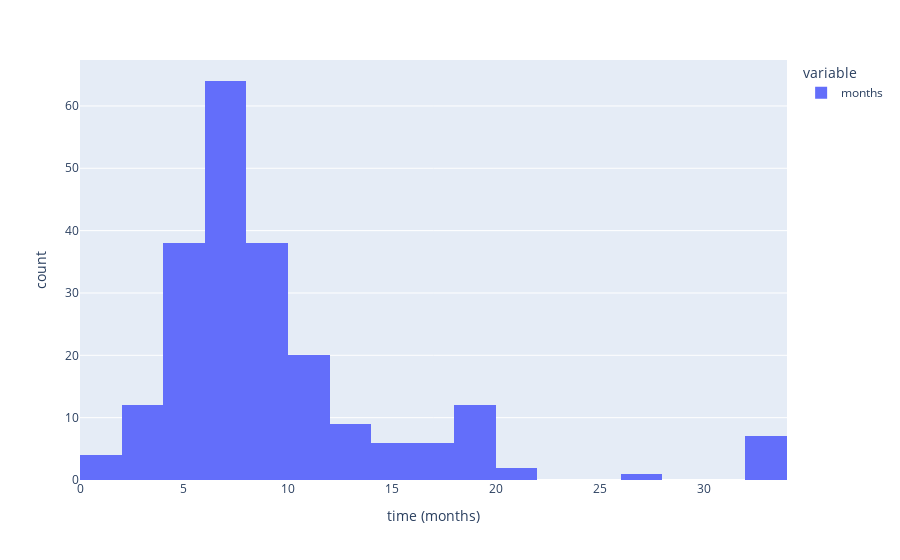

Notebook source saved alongside this figure:
### Markdown cell above
#### Time distribution when some transition happens
- Healthy to WP
- Healthy to DEAD

### Code cell
def find_transition_a_to_b(state, start, end):
    res = []
    i = 0
    while i < len(state)-1:
        if state[i] == start:
            if state[i+1] == end:
                #res.append(i)
                res.append(i+1)
                i += 1
        i += 1
    return res

# distribution of the time when transition 1-2 happens
time_transition_1_to_2 = data.iloc[find_transition_a_to_b(data.state,1,2),:].months
#px.histogram(time_transition_1_to_2,labels={'value':'time (months)'},title = "Transition from Healthy to WP")
px.histogram(time_transition_1_to_2,labels={'value':'time (months)'})
# distribution of the time when transition 1-3 happens
time_transition_1_to_3 = data.iloc[find_transition_a_to_b(data.state,1,3),:].months
#px.histogram(time_transition_1_to_3,labels={'value':'time (months)'},title = "Transition from Healthy to PM/DEAD")
px.histogram(time_transition_1_to_3,labels={'value':'time (months)'})

# # distribution of the time when transition 2-1 happens
# time_transition_2_to_1 = data.iloc[find_transition_a_to_b(data.state,2,1),:].months
# px.histogram(time_transition_2_to_1)

### Figure 1 — Plotly figure (JSON) as saved in the notebook; plotly's stock layout.template omitted (floating-point values rounded to 4 significant figures; data arrays with more than 128 entries replaced by an {"elided": "..."} marker saying what was removed)
{"data": [{"alignmentgroup": "True", "bingroup": "x", "hovertemplate": "variable=months<br>time (months)=%{x}<br>count=%{y}<extra></extra>", "legendgroup": "months", "marker": {"color": "#636efa"}, "name": "months", "offsetgroup": "months", "orientation": "v", "showlegend": true, "type": "histogram", "x": {"elided": "219 float values"}, "xaxis": "x", "yaxis": "y"}], "layout": {"barmode": "relative", "legend": {"title": {"text": "variable"}, "tracegroupgap": 0}, "margin": {"t": 60}, "xaxis": {"anchor": "y", "domain": [0, 1], "title": {"text": "time (months)"}}, "yaxis": {"anchor": "x", "domain": [0, 1], "title": {"text": "count"}}}}
